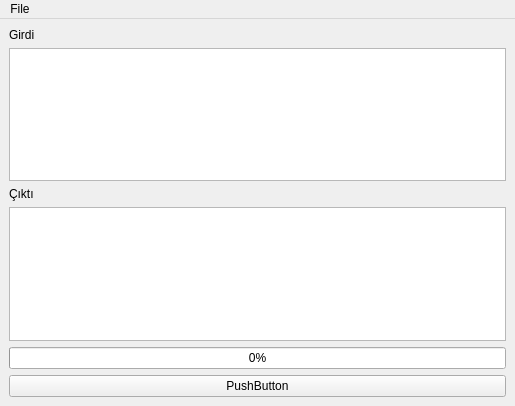
<?xml version="1.0" encoding="UTF-8"?>
<ui version="4.0">
 <class>MainWindow</class>
 <widget class="QMainWindow" name="MainWindow">
  <property name="geometry">
   <rect>
    <x>0</x>
    <y>0</y>
    <width>515</width>
    <height>406</height>
   </rect>
  </property>
  <property name="windowTitle">
   <string>MainWindow</string>
  </property>
  <widget class="QWidget" name="centralwidget">
   <property name="styleSheet">
    <string notr="true">background-image:url(:/arkaplanlar/IMG_772385.jpg);</string>
   </property>
   <layout class="QVBoxLayout" name="verticalLayout">
    <item>
     <widget class="QLabel" name="label">
      <property name="text">
       <string>Girdi</string>
      </property>
     </widget>
    </item>
    <item>
     <widget class="QPlainTextEdit" name="giren"/>
    </item>
    <item>
     <widget class="QLabel" name="label_2">
      <property name="text">
       <string>Çıktı</string>
      </property>
     </widget>
    </item>
    <item>
     <widget class="QPlainTextEdit" name="cikan">
      <property name="readOnly">
       <bool>true</bool>
      </property>
     </widget>
    </item>
    <item>
     <widget class="QProgressBar" name="progressBar">
      <property name="value">
       <number>0</number>
      </property>
     </widget>
    </item>
    <item>
     <widget class="QPushButton" name="buton">
      <property name="text">
       <string>PushButton</string>
      </property>
     </widget>
    </item>
   </layout>
  </widget>
  <widget class="QMenuBar" name="menuBar">
   <property name="geometry">
    <rect>
     <x>0</x>
     <y>0</y>
     <width>515</width>
     <height>25</height>
    </rect>
   </property>
   <widget class="QMenu" name="menuFile">
    <property name="title">
     <string>File</string>
    </property>
    <addaction name="actionExit"/>
   </widget>
   <addaction name="menuFile"/>
  </widget>
  <action name="actionExit">
   <property name="text">
    <string>Save</string>
   </property>
   <property name="shortcut">
    <string>Ctrl+S</string>
   </property>
  </action>
 </widget>
 <resources>
  <include location="kaynak.rcc"/>
 </resources>
 <connections/>
</ui>
